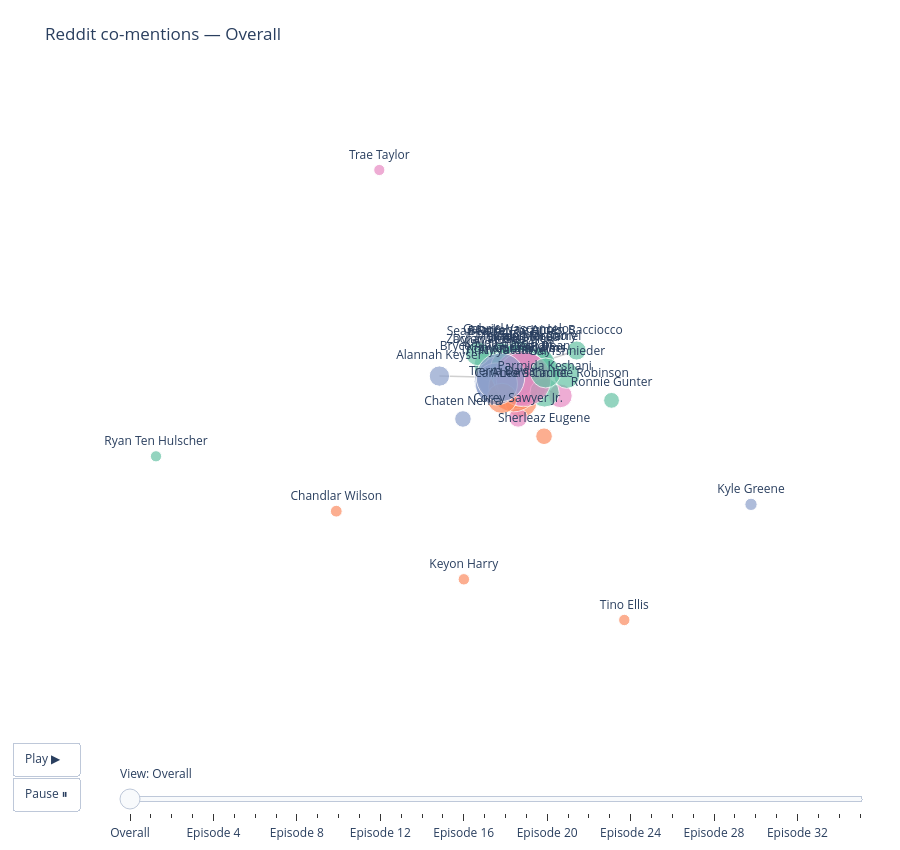

Notebook code cell kept with this figure:
### Code cell
# Apply the dynamic bounds of the first view (Overall) to the base layout
base_x = get_padded_range(views[0][1].x)
base_y = get_padded_range(views[0][1].y)

fig.update_layout(
    title="Reddit co-mentions — Overall",
    showlegend=False,
    height=850,
    xaxis=dict(visible=False, range=base_x),
    yaxis=dict(visible=False, range=base_y),
    plot_bgcolor="white",
    margin=dict(t=80, b=100, l=30, r=30),
    # 1. Add the Play and Pause buttons
    updatemenus=[dict(
        type="buttons",
        showactive=False,
        y=-0.05,            # Position below the graph
        x=0.05,             # Position slightly from the left
        xanchor="right",
        yanchor="top",
        buttons=[
            dict(
                label="Play ▶",
                method="animate",
                args=[None, dict(frame=dict(duration=800, redraw=True), 
                                 transition=dict(duration=300),
                                 fromcurrent=True,
                                 mode="immediate")]
            ),
            dict(
                label="Pause ⏸",
                method="animate",
                args=[[None], dict(frame=dict(duration=0, redraw=False), 
                                   transition=dict(duration=0),
                                   mode="immediate")]
            )
        ]
    )],
    # 2. Update the slider to shift it slightly to the right, making room for the buttons
    sliders=[dict(
        currentvalue=dict(prefix="View: "),
        x=0.1,              # Shift slider right to make room for buttons
        y=-0.05,
        len=0.9,            # Slightly shorten the slider so it fits
        xanchor="left",
        yanchor="top",
        steps=[
            dict(
                label=label,
                method="animate",
                args=[
                    [label],
                    dict(mode="immediate", frame=dict(duration=0, redraw=True), transition=dict(duration=0))
                ]
            ) for label, _, _ in views
        ]
    )]
)

fig.write_html(fig_dir / "co_mention_network.html", include_plotlyjs=True)
fig.show()

### Figure 1 — Plotly figure (JSON) as saved in the notebook; plotly's stock layout.template omitted (floating-point values rounded to 4 significant figures; data arrays with more than 128 entries replaced by an {"elided": "..."} marker saying what was removed)
{"data": [{"hoverinfo": "skip", "line": {"color": "rgba(100,100,100,0.3)", "width": 1.5}, "mode": "lines", "type": "scatter", "x": {"elided": "318 float values"}, "y": {"elided": "318 float values"}}, {"hoverinfo": "text", "hovertext": ["Melanie Moreno ↔ Sincere Rhea<br>Shared comments: 10616", "Aniya Harvey ↔ Kuman Chandler<br>Shared comments: 6427", "Kayda Bosse ↔ Zacharias Georgiou<br>Shared comments: 6277", "Bryce Alakai Dettloff ↔ Trinity Tatum<br>Shared comments: 5737", "Bryce Alakai Dettloff ↔ Zacharias Georgiou<br>Shared comments: 3449", "Corbin Mims ↔ Mackenzie Annis<br>Shared comments: 3228", "Aniya Harvey ↔ Carl Lee Schmidt<br>Shared comments: 2934", "Mackenzie Annis ↔ Melanie Moreno<br>Shared comments: 2876", "Aniya Harvey ↔ Melanie Moreno<br>Shared comments: 2694", "Kuman Chandler ↔ Sincere Rhea<br>Shared comments: 2483", "Kuman Chandler ↔ Tierra Davis<br>Shared comments: 2402", "Kayda Bosse ↔ Melanie Moreno<br>Shared comments: 2227", "Corbin Mims ↔ Parmida Keshani<br>Shared comments: 2184", "Aniya Harvey ↔ Sincere Rhea<br>Shared comments: 2135", "Mackenzie Annis ↔ Sincere Rhea<br>Shared comments: 2089", "Dylan Wrona ↔ Mackenzie Annis<br>Shared comments: 2075", "Sincere Rhea ↔ Zacharias Georgiou<br>Shared comments: 2040", "Corbin Mims ↔ Kuman Chandler<br>Shared comments: 1959", "Mackenzie Annis ↔ Zacharias Georgiou<br>Shared comments: 1830", "Trinity Tatum ↔ Zacharias Georgiou<br>Shared comments: 1819", "Kuman Chandler ↔ Zacharias Georgiou<br>Shared comments: 1792", "Kayda Bosse ↔ Trinity Tatum<br>Shared comments: 1722", "Kuman Chandler ↔ Melanie Moreno<br>Shared comments: 1695", "Aniya Harvey ↔ Trinity Tatum<br>Shared comments: 1616", "Bryce Alakai Dettloff ↔ Kayda Bosse<br>Shared comments: 1531", "Corbin Mims ↔ Melanie Moreno<br>Shared comments: 1514", "Kayda Bosse ↔ Sincere Rhea<br>Shared comments: 1446", "Sincere Rhea ↔ Sol Dean<br>Shared comments: 1430", "Corbin Mims ↔ Sincere Rhea<br>Shared comments: 1408", "Melanie Moreno ↔ Zacharias Georgiou<br>Shared comments: 1383", "Jennifer Terry ↔ Mackenzie Annis<br>Shared comments: 1380", "Aniya Harvey ↔ Kayda Bosse<br>Shared comments: 1376", "Beatriz Hatz ↔ Melanie Moreno<br>Shared comments: 1302", "Kayda Bosse ↔ Mackenzie Annis<br>Shared comments: 1289", "Bryce Alakai Dettloff ↔ Sincere Rhea<br>Shared comments: 1286", "Melanie Moreno ↔ Trinity Tatum<br>Shared comments: 1281", "Kuman Chandler ↔ Trinity Tatum<br>Shared comments: 1268", "Kuman Chandler ↔ Mackenzie Annis<br>Shared comments: 1241", "Kayda Bosse ↔ Kuman Chandler<br>Shared comments: 1226", "Aniya Harvey ↔ Zacharias Georgiou<br>Shared comments: 1156", "Aniya Harvey ↔ Mackenzie Annis<br>Shared comments: 1147", "Bryce Alakai Dettloff ↔ Kuman Chandler<br>Shared comments: 1140", "Gal Tshnieder ↔ Jennifer Terry<br>Shared comments: 1114", "Gabriel Vasconcelos ↔ Jennifer Terry<br>Shared comments: 1067", "Carl Lee Schmidt ↔ Kuman Chandler<br>Shared comments: 1046", "Sincere Rhea ↔ Trinity Tatum<br>Shared comments: 1040", "Beatriz Hatz ↔ Gabriel Vasconcelos<br>Shared comments: 1028", "Caleb McDaniel ↔ Mackenzie Annis<br>Shared comments: 1002", "Aniya Harvey ↔ Bryce Alakai Dettloff<br>Shared comments: 978", "Caleb McDaniel ↔ Sol Dean<br>Shared comments: 955", "Mackenzie Annis ↔ Trinity Tatum<br>Shared comments: 929", "Bryce Alakai Dettloff ↔ Melanie Moreno<br>Shared comments: 920", "Melanie Moreno ↔ Sol Dean<br>Shared comments: 875", "Kuman Chandler ↔ Sol Dean<br>Shared comments: 859", "Corbin Mims ↔ Zacharias Georgiou<br>Shared comments: 817", "Bryce Alakai Dettloff ↔ Mackenzie Annis<br>Shared comments: 803", "Gabriel Vasconcelos ↔ Mackenzie Annis<br>Shared comments: 800", "Amora Cacheé Robinson ↔ Sincere Rhea<br>Shared comments: 777", "Beatriz Hatz ↔ Mackenzie Annis<br>Shared comments: 746", "Aniya Harvey ↔ Tierra Davis<br>Shared comments: 741", "Caleb McDaniel ↔ Corbin Mims<br>Shared comments: 732", "Gal Tshnieder ↔ Mackenzie Annis<br>Shared comments: 707", "Mackenzie Annis ↔ Sean Reifel<br>Shared comments: 697", "Aniya Harvey ↔ Corbin Mims<br>Shared comments: 695", "Jennifer Terry ↔ Sincere Rhea<br>Shared comments: 668", "Aniya Harvey ↔ Sol Dean<br>Shared comments: 590", "Mackenzie Annis ↔ Sol Dean<br>Shared comments: 569", "Mackenzie Annis ↔ Parmida Keshani<br>Shared comments: 564", "Gabriel Vasconcelos ↔ Melanie Moreno<br>Shared comments: 553", "Jennifer Terry ↔ Melanie Moreno<br>Shared comments: 547", "Gabriel Vasconcelos ↔ Sincere Rhea<br>Shared comments: 543", "Tierra Davis ↔ Trinity Tatum<br>Shared comments: 535", "Caleb McDaniel ↔ Jaiden Bacciocco<br>Shared comments: 525", "Caleb McDaniel ↔ Zacharias Georgiou<br>Shared comments: 514", "Caleb McDaniel ↔ Melanie Moreno<br>Shared comments: 509", "Caleb McDaniel ↔ Jennifer Terry<br>Shared comments: 493", "Kayda Bosse ↔ Tierra Davis<br>Shared comments: 491", "Corbin Mims ↔ Kayda Bosse<br>Shared comments: 483", "Parmida Keshani ↔ Tierra Davis<br>Shared comments: 471", "Beatriz Hatz ↔ Sincere Rhea<br>Shared comments: 471", "Caleb McDaniel ↔ Sincere Rhea<br>Shared comments: 470", "Amora Cacheé Robinson ↔ Melanie Moreno<br>Shared comments: 456", "Tierra Davis ↔ Zacharias Georgiou<br>Shared comments: 455", "Caleb McDaniel ↔ Kayda Bosse<br>Shared comments: 454", "Carl Lee Schmidt ↔ Sincere Rhea<br>Shared comments: 452", "Beatriz Hatz ↔ Sean Reifel<br>Shared comments: 447", "Alannah Keyser ↔ Zacharias Georgiou<br>Shared comments: 446", "Bryce Alakai Dettloff ↔ Corbin Mims<br>Shared comments: 438", "Sincere Rhea ↔ Tierra Davis<br>Shared comments: 438", "Dylan Wrona ↔ Sincere Rhea<br>Shared comments: 429", "Beatriz Hatz ↔ Trinity Tatum<br>Shared comments: 426", "Melanie Moreno ↔ Tierra Davis<br>Shared comments: 422", "Carl Lee Schmidt ↔ Melanie Moreno<br>Shared comments: 419", "Bryce Alakai Dettloff ↔ Carl Lee Schmidt<br>Shared comments: 416", "Corbin Mims ↔ Trinity Tatum<br>Shared comments: 414", "Gabriel Vasconcelos ↔ Zacharias Georgiou<br>Shared comments: 406", "Dylan Wrona ↔ Zacharias Georgiou<br>Shared comments: 405", "Jennifer Terry ↔ Sol Dean<br>Shared comments: 381", "Gabriel Vasconcelos ↔ Sol Dean<br>Shared comments: 381", "Jennifer Terry ↔ Kayda Bosse<br>Shared comments: 379", "Jennifer Terry ↔ Zacharias Georgiou<br>Shared comments: 378", "Corbin Mims ↔ Sol Dean<br>Shared comments: 373", "Corey Sawyer Jr. ↔ Melanie Moreno<br>Shared comments: 370", "Carl Lee Schmidt ↔ Trinity Tatum<br>Shared comments: 358", "Corbin Mims ↔ Jennifer Terry<br>Shared comments: 357", "Melanie Moreno ↔ Parmida Keshani<br>Shared comments: 355"], "marker": {"color": "rgba(0,0,0,0)", "size": 15}, "mode": "markers", "type": "scatter", "x": [0.03603, 0.01512, -0.02132, -0.03012, -0.02498, 0.03778, 0.0248, 0.02649, 0.02491, 0.02625, -0.00125, 0.005028, 0.07416, 0.02797, 0.02954, -0.01504, 0.00969, 0.03448, 0.0001441, -0.02485, -0.003152, -0.02646, 0.02319, -0.006576, -0.02659, 0.04427, 0.008084, 0.06737, 0.04732, 0.006635, 0.04952, -0.003039, 0.008055, -0.001463, 0.004419, 0.001491, -0.008296, 0.0167, -0.004759, -0.001432, 0.01842, -0.008424, 0.1141, 0.05309, 0.02308, 0.004547, 0.005141, 0.04794, -0.006704, 0.08577, -0.004999, 0.001363, 0.06431, 0.05453, 0.01792, -0.005128, 0.02357, 0.08605, 0.001565, 0.0004705, 0.06572, 0.08458, -0.02913, 0.0362, 0.05906, 0.05625, 0.05782, 0.05638, 0.03006, 0.05601, 0.03312, -0.02295, 0.1252, 0.02809, 0.05443, 0.07746, -0.01941, 0.01632, 0.03843, 0.01111, 0.05749, 0.08299, -0.01781, 0.02648, 0.03593, -0.04756, -0.09757, 0.01265, 0.01159, -0.005496, -0.02343, 0.008538, 0.03287, 0.001254, 0.01278, 0.00372, -0.0349, 0.08734, 0.0614, 0.02806, 0.02967, 0.0756, 0.02917, 0.001382, 0.0673, 0.06287], "y": [0.0854, 0.04675, 0.08997, 0.06797, 0.08235, 0.1005, 0.0156, 0.1054, 0.06661, 0.06553, 0.02399, 0.08831, 0.05192, 0.06383, 0.1026, 0.1329, 0.08706, 0.06344, 0.107, 0.07711, 0.06997, 0.07559, 0.06831, 0.05389, 0.08083, 0.08331, 0.08553, 0.09678, 0.08053, 0.08984, 0.1351, 0.06675, 0.1341, 0.1055, 0.07791, 0.07546, 0.05559, 0.08552, 0.06844, 0.06827, 0.08382, 0.06082, 0.1238, 0.1682, 0.0173, 0.07267, 0.1844, 0.1387, 0.05913, 0.1328, 0.09266, 0.08069, 0.09956, 0.07969, 0.08497, 0.0979, 0.1557, 0.0465, 0.1513, 0.02229, 0.1166, 0.1113, 0.1591, 0.06175, 0.1151, 0.078, 0.1168, 0.074, 0.1385, 0.1179, 0.1357, 0.03113, 0.182, 0.1231, 0.1215, 0.1512, 0.04399, 0.08345, 0.01247, 0.1314, 0.1187, 0.04928, 0.04551, 0.1216, 0.03438, 0.1878, 0.09435, 0.07583, 0.04107, 0.1129, 0.1214, 0.04386, 0.03717, 0.02968, 0.07059, 0.1401, 0.1174, 0.1293, 0.1498, 0.118, 0.1196, 0.09469, 0.001431, 0.02444, 0.113, 0.05679]}, {"hoverinfo": "text", "hovertext": ["<b>Alannah Keyser</b><br>Comments (network): 1,250<br>Comments (sentiment): 1,250<br><br><b>Kalshi Prediction:</b> 1.0¢<br><br><b>Top emojis:</b> 😭 😂 🤣<br><b>Standout emojis:</b> NA<br><br><b>Audience Approval (LLM):</b> No<br><b>Sentiment:</b> Below Average (-1.11 z)<br><b>Toxicity:</b> Below Average (0.107)<br><br>Full-discussion weighted degree: 1189<br>Full-discussion top connections: Zacharias Georgiou (446); Kayda Bosse (305); Kuman Chandler (56)", "<b>Amora Cacheé Robinson</b><br>Comments (network): 2,177<br>Comments (sentiment): 2,177<br><br><b>Kalshi Prediction:</b> 1.0¢<br><br><b>Top emojis:</b> 😭 😂 🤣<br><b>Standout emojis:</b> 👀<br><br><b>Audience Approval (LLM):</b> Yes<br><b>Sentiment:</b> Above Average (+0.07 z)<br><b>Toxicity:</b> Below Average (0.127)<br><br>Full-discussion weighted degree: 3476<br>Full-discussion top connections: Sincere Rhea (777); Melanie Moreno (456); Gal Tshnieder (320)", "<b>Aniya Harvey</b><br>Comments (network): 16,788<br>Comments (sentiment): 16,793<br><br><b>Kalshi Prediction:</b> 5.1¢<br><br><b>Top emojis:</b> 😭 😂 🤣<br><b>Standout emojis:</b> 😣 🤏🏻 🩷<br><br><b>Audience Approval (LLM):</b> Yes<br><b>Sentiment:</b> Above Average (+0.11 z)<br><b>Toxicity:</b> Below Average (0.126)<br><br>Full-discussion weighted degree: 24789<br>Full-discussion top connections: Kuman Chandler (6427); Carl Lee Schmidt (2934); Melanie Moreno (2694)", "<b>Beatriz Hatz</b><br>Comments (network): 4,148<br>Comments (sentiment): 4,148<br><br><b>Kalshi Prediction:</b> 1.0¢<br><br><b>Top emojis:</b> 😭 😂 💀<br><b>Standout emojis:</b> 🥲 💔<br><br><b>Audience Approval (LLM):</b> Yes<br><b>Sentiment:</b> Above Average (+0.20 z)<br><b>Toxicity:</b> Below Average (0.098)<br><br>Full-discussion weighted degree: 6397<br>Full-discussion top connections: Melanie Moreno (1302); Gabriel Vasconcelos (1028); Mackenzie Annis (746)", "<b>Bryce Alakai Dettloff</b><br>Comments (network): 13,656<br>Comments (sentiment): 13,657<br><br><b>Kalshi Prediction:</b> 95.6¢<br><br><b>Top emojis:</b> 😭 😂 💀<br><b>Standout emojis:</b> 💛 🥹 💗<br><br><b>Audience Approval (LLM):</b> Yes<br><b>Sentiment:</b> Above Average (+0.89 z)<br><b>Toxicity:</b> Below Average (0.119)<br><br>Full-discussion weighted degree: 19236<br>Full-discussion top connections: Trinity Tatum (5737); Zacharias Georgiou (3449); Kayda Bosse (1531)", "<b>Caleb McDaniel</b><br>Comments (network): 5,167<br>Comments (sentiment): 5,167<br><br><b>Kalshi Prediction:</b> 1.0¢<br><br><b>Top emojis:</b> 😭 😂 🤣<br><b>Standout emojis:</b> 😢 😆<br><br><b>Audience Approval (LLM):</b> Yes<br><b>Sentiment:</b> Above Average (+0.10 z)<br><b>Toxicity:</b> Below Average (0.098)<br><br>Full-discussion weighted degree: 8022<br>Full-discussion top connections: Mackenzie Annis (1002); Sol Dean (955); Corbin Mims (732)", "<b>Carl Lee Schmidt</b><br>Comments (network): 5,741<br>Comments (sentiment): 5,742<br><br><b>Kalshi Prediction:</b> 4.5¢<br><br><b>Top emojis:</b> 😭 😂 🥹<br><b>Standout emojis:</b> 🗳️ 😛 🥵<br><br><b>Audience Approval (LLM):</b> Yes<br><b>Sentiment:</b> Above Average (+1.85 z)<br><b>Toxicity:</b> Below Average (0.104)<br><br>Full-discussion weighted degree: 8183<br>Full-discussion top connections: Aniya Harvey (2934); Kuman Chandler (1046); Sincere Rhea (452)", "<b>Chandlar Wilson</b><br>Comments (network): 38<br>Comments (sentiment): 38<br><br><b>Kalshi Prediction:</b> Unavailable<br><br><b>Top emojis:</b> 😭 💔 😢<br><b>Standout emojis:</b> NA<br><br><b>Audience Approval (LLM):</b> Yes<br><b>Sentiment:</b> Below Average (-1.76 z)<br><b>Toxicity:</b> Above Average (0.177)<br><br>Full-discussion weighted degree: 34<br>Full-discussion top connections: Kuman Chandler (13); Aniya Harvey (5); Gal Tshnieder (3)", "<b>Chaten Nehra</b><br>Comments (network): 502<br>Comments (sentiment): 503<br><br><b>Kalshi Prediction:</b> 1.0¢<br><br><b>Top emojis:</b> 😭 🤣 😂<br><b>Standout emojis:</b> 🤣<br><br><b>Audience Approval (LLM):</b> Yes<br><b>Sentiment:</b> Above Average (+1.72 z)<br><b>Toxicity:</b> Below Average (0.107)<br><br>Full-discussion weighted degree: 856<br>Full-discussion top connections: Kayda Bosse (225); Zacharias Georgiou (155); Carl Lee Schmidt (54)", "<b>Corbin Mims</b><br>Comments (network): 10,266<br>Comments (sentiment): 10,266<br><br><b>Kalshi Prediction:</b> 1.0¢<br><br><b>Top emojis:</b> 😭 😂 🤣<br><b>Standout emojis:</b> 🤖 🍅 🤡<br><br><b>Audience Approval (LLM):</b> No<br><b>Sentiment:</b> Below Average (-0.61 z)<br><b>Toxicity:</b> Above Average (0.169)<br><br>Full-discussion weighted degree: 16080<br>Full-discussion top connections: Mackenzie Annis (3228); Parmida Keshani (2184); Kuman Chandler (1959)", "<b>Corey Sawyer Jr.</b><br>Comments (network): 916<br>Comments (sentiment): 916<br><br><b>Kalshi Prediction:</b> 1.0¢<br><br><b>Top emojis:</b> 😭 💀 😂<br><b>Standout emojis:</b> NA<br><br><b>Audience Approval (LLM):</b> Unclear<br><b>Sentiment:</b> Above Average (+0.46 z)<br><b>Toxicity:</b> Below Average (0.129)<br><br>Full-discussion weighted degree: 1784<br>Full-discussion top connections: Melanie Moreno (370); Sincere Rhea (256); Trinity Tatum (176)", "<b>Dylan Wrona</b><br>Comments (network): 4,444<br>Comments (sentiment): 4,444<br><br><b>Kalshi Prediction:</b> 1.0¢<br><br><b>Top emojis:</b> 😭 😂 💀<br><b>Standout emojis:</b> 😒<br><br><b>Audience Approval (LLM):</b> No<br><b>Sentiment:</b> Below Average (-1.38 z)<br><b>Toxicity:</b> Above Average (0.157)<br><br>Full-discussion weighted degree: 5354<br>Full-discussion top connections: Mackenzie Annis (2075); Sincere Rhea (429); Zacharias Georgiou (405)", "<b>Gabriel Vasconcelos</b><br>Comments (network): 4,248<br>Comments (sentiment): 4,248<br><br><b>Kalshi Prediction:</b> 1.0¢<br><br><b>Top emojis:</b> 😭 😂 💀<br><b>Standout emojis:</b> NA<br><br><b>Audience Approval (LLM):</b> Yes<br><b>Sentiment:</b> Below Average (-0.49 z)<br><b>Toxicity:</b> Above Average (0.138)<br><br>Full-discussion weighted degree: 7215<br>Full-discussion top connections: Jennifer Terry (1067); Beatriz Hatz (1028); Mackenzie Annis (800)", "<b>Gal Tshnieder</b><br>Comments (network): 2,948<br>Comments (sentiment): 2,948<br><br><b>Kalshi Prediction:</b> 1.0¢<br><br><b>Top emojis:</b> 😭 😂 🤣<br><b>Standout emojis:</b> NA<br><br><b>Audience Approval (LLM):</b> No<br><b>Sentiment:</b> Below Average (-1.25 z)<br><b>Toxicity:</b> Above Average (0.144)<br><br>Full-discussion weighted degree: 3917<br>Full-discussion top connections: Jennifer Terry (1114); Mackenzie Annis (707); Amora Cacheé Robinson (320)", "<b>Jaiden Bacciocco</b><br>Comments (network): 986<br>Comments (sentiment): 986<br><br><b>Kalshi Prediction:</b> 1.0¢<br><br><b>Top emojis:</b> 😭 😂 💀<br><b>Standout emojis:</b> 💀<br><br><b>Audience Approval (LLM):</b> Yes<br><b>Sentiment:</b> Above Average (+0.04 z)<br><b>Toxicity:</b> Below Average (0.072)<br><br>Full-discussion weighted degree: 1534<br>Full-discussion top connections: Caleb McDaniel (525); Gal Tshnieder (117); Jennifer Terry (110)", "<b>Jennifer Terry</b><br>Comments (network): 5,804<br>Comments (sentiment): 5,804<br><br><b>Kalshi Prediction:</b> 1.0¢<br><br><b>Top emojis:</b> 😭 😂 🤣<br><b>Standout emojis:</b> 👏<br><br><b>Audience Approval (LLM):</b> Yes<br><b>Sentiment:</b> Below Average (-0.06 z)<br><b>Toxicity:</b> Below Average (0.112)<br><br>Full-discussion weighted degree: 9063<br>Full-discussion top connections: Mackenzie Annis (1380); Gal Tshnieder (1114); Gabriel Vasconcelos (1067)", "<b>Kayda Bosse</b><br>Comments (network): 12,913<br>Comments (sentiment): 12,913<br><br><b>Kalshi Prediction:</b> 1.2¢<br><br><b>Top emojis:</b> 😭 😂 🤣<br><b>Standout emojis:</b> 🗣️ 😔<br><br><b>Audience Approval (LLM):</b> Yes<br><b>Sentiment:</b> Below Average (-0.45 z)<br><b>Toxicity:</b> Below Average (0.125)<br><br>Full-discussion weighted degree: 21580<br>Full-discussion top connections: Zacharias Georgiou (6277); Melanie Moreno (2227); Trinity Tatum (1722)", "<b>Keyon Harry</b><br>Comments (network): 24<br>Comments (sentiment): 24<br><br><b>Kalshi Prediction:</b> Unavailable<br><br><b>Top emojis:</b> 💔 😂 😩<br><b>Standout emojis:</b> NA<br><br><b>Audience Approval (LLM):</b> Yes<br><b>Sentiment:</b> Above Average (+0.64 z)<br><b>Toxicity:</b> Above Average (0.184)<br><br>Full-discussion weighted degree: 25<br>Full-discussion top connections: Aniya Harvey (7); Kuman Chandler (4); Tino Ellis (4)", "<b>Kuman Chandler</b><br>Comments (network): 18,034<br>Comments (sentiment): 18,048<br><br><b>Kalshi Prediction:</b> 1.0¢<br><br><b>Top emojis:</b> 😭 😂 🤣<br><b>Standout emojis:</b> 📈 ‼️ 🙂↕️<br><br><b>Audience Approval (LLM):</b> No<br><b>Sentiment:</b> Below Average (-0.91 z)<br><b>Toxicity:</b> Above Average (0.170)<br><br>Full-discussion weighted degree: 26083<br>Full-discussion top connections: Aniya Harvey (6427); Sincere Rhea (2483); Tierra Davis (2402)", "<b>Kyle Greene</b><br>Comments (network): 62<br>Comments (sentiment): 62<br><br><b>Kalshi Prediction:</b> Unavailable<br><br><b>Top emojis:</b> 😭 💀 😆<br><b>Standout emojis:</b> NA<br><br><b>Audience Approval (LLM):</b> No<br><b>Sentiment:</b> Below Average (-0.17 z)<br><b>Toxicity:</b> Below Average (0.116)<br><br>Full-discussion weighted degree: 24<br>Full-discussion top connections: Trinity Tatum (4); Bryce Alakai Dettloff (3); Aniya Harvey (2)", "<b>Mackenzie Annis</b><br>Comments (network): 20,217<br>Comments (sentiment): 20,219<br><br><b>Kalshi Prediction:</b> 1.0¢<br><br><b>Top emojis:</b> 😭 😂 🤣<br><b>Standout emojis:</b> ✨ 😹 👏🏻<br><br><b>Audience Approval (LLM):</b> Unclear<br><b>Sentiment:</b> Below Average (-0.56 z)<br><b>Toxicity:</b> Above Average (0.134)<br><br>Full-discussion weighted degree: 24847<br>Full-discussion top connections: Corbin Mims (3228); Melanie Moreno (2876); Sincere Rhea (2089)", "<b>Melanie Moreno</b><br>Comments (network): 23,557<br>Comments (sentiment): 23,557<br><br><b>Kalshi Prediction:</b> 1.8¢<br><br><b>Top emojis:</b> 😭 😂 🤣<br><b>Standout emojis:</b> 🚨 🤦♀️ 👏<br><br><b>Audience Approval (LLM):</b> Yes<br><b>Sentiment:</b> Below Average (-0.73 z)<br><b>Toxicity:</b> Above Average (0.137)<br><br>Full-discussion weighted degree: 31861<br>Full-discussion top connections: Sincere Rhea (10616); Mackenzie Annis (2876); Aniya Harvey (2694)", "<b>Parmida Keshani</b><br>Comments (network): 4,322<br>Comments (sentiment): 4,322<br><br><b>Kalshi Prediction:</b> 1.0¢<br><br><b>Top emojis:</b> 😭 😂 🤣<br><b>Standout emojis:</b> 🍅<br><br><b>Audience Approval (LLM):</b> No<br><b>Sentiment:</b> Below Average (-0.36 z)<br><b>Toxicity:</b> Above Average (0.164)<br><br>Full-discussion weighted degree: 5681<br>Full-discussion top connections: Corbin Mims (2184); Mackenzie Annis (564); Tierra Davis (471)", "<b>Ronnie Gunter</b><br>Comments (network): 395<br>Comments (sentiment): 395<br><br><b>Kalshi Prediction:</b> 1.0¢<br><br><b>Top emojis:</b> 😭 💀 😂<br><b>Standout emojis:</b> NA<br><br><b>Audience Approval (LLM):</b> Yes<br><b>Sentiment:</b> Above Average (+1.18 z)<br><b>Toxicity:</b> Below Average (0.104)<br><br>Full-discussion weighted degree: 585<br>Full-discussion top connections: Jennifer Terry (118); Gal Tshnieder (59); Melanie Moreno (53)", "<b>Ryan Ten Hulscher</b><br>Comments (network): 18<br>Comments (sentiment): 18<br><br><b>Kalshi Prediction:</b> Unavailable<br><br><b>Top emojis:</b> 😭 🥵<br><b>Standout emojis:</b> NA<br><br><b>Audience Approval (LLM):</b> Yes<br><b>Sentiment:</b> Above Average (+2.37 z)<br><b>Toxicity:</b> Below Average (0.023)<br><br>Full-discussion weighted degree: 15<br>Full-discussion top connections: Mackenzie Annis (4); Chandlar Wilson (3); Dylan Wrona (3)", "<b>Sean Reifel</b><br>Comments (network): 2,259<br>Comments (sentiment): 2,259<br><br><b>Kalshi Prediction:</b> 1.0¢<br><br><b>Top emojis:</b> 😭 😂 💀<br><b>Standout emojis:</b> NA<br><br><b>Audience Approval (LLM):</b> Yes<br><b>Sentiment:</b> Above Average (+0.42 z)<br><b>Toxicity:</b> Below Average (0.089)<br><br>Full-discussion weighted degree: 3127<br>Full-discussion top connections: Mackenzie Annis (697); Beatriz Hatz (447); Trinity Tatum (251)", "<b>Sherleaz Eugene</b><br>Comments (network): 514<br>Comments (sentiment): 514<br><br><b>Kalshi Prediction:</b> 1.0¢<br><br><b>Top emojis:</b> 😭 😂 🤣<br><b>Standout emojis:</b> NA<br><br><b>Audience Approval (LLM):</b> Unclear<br><b>Sentiment:</b> Above Average (+0.36 z)<br><b>Toxicity:</b> Below Average (0.108)<br><br>Full-discussion weighted degree: 707<br>Full-discussion top connections: Kuman Chandler (103); Amora Cacheé Robinson (93); Bryce Alakai Dettloff (78)", "<b>Sincere Rhea</b><br>Comments (network): 23,188<br>Comments (sentiment): 23,189<br><br><b>Kalshi Prediction:</b> 2.0¢<br><br><b>Top emojis:</b> 😭 😂 💀<br><b>Standout emojis:</b> 🤬 🚩 🌚<br><br><b>Audience Approval (LLM):</b> No<br><b>Sentiment:</b> Below Average (-1.40 z)<br><b>Toxicity:</b> Above Average (0.168)<br><br>Full-discussion weighted degree: 31363<br>Full-discussion top connections: Melanie Moreno (10616); Kuman Chandler (2483); Aniya Harvey (2135)", "<b>Sol Dean</b><br>Comments (network): 4,678<br>Comments (sentiment): 4,679<br><br><b>Kalshi Prediction:</b> 1.0¢<br><br><b>Top emojis:</b> 😭 😂 💀<br><b>Standout emojis:</b> 🫣 💔<br><br><b>Audience Approval (LLM):</b> Yes<br><b>Sentiment:</b> Below Average (-0.78 z)<br><b>Toxicity:</b> Above Average (0.138)<br><br>Full-discussion weighted degree: 7951<br>Full-discussion top connections: Sincere Rhea (1430); Caleb McDaniel (955); Melanie Moreno (875)", "<b>Tierra Davis</b><br>Comments (network): 4,765<br>Comments (sentiment): 4,768<br><br><b>Kalshi Prediction:</b> 1.0¢<br><br><b>Top emojis:</b> 😭 😂 🤣<br><b>Standout emojis:</b> 🤨 🥰 😬<br><br><b>Audience Approval (LLM):</b> No<br><b>Sentiment:</b> Above Average (+0.00 z)<br><b>Toxicity:</b> Above Average (0.149)<br><br>Full-discussion weighted degree: 7772<br>Full-discussion top connections: Kuman Chandler (2402); Aniya Harvey (741); Trinity Tatum (535)", "<b>Tino Ellis</b><br>Comments (network): 22<br>Comments (sentiment): 22<br><br><b>Kalshi Prediction:</b> Unavailable<br><br><b>Top emojis:</b> 👀 😩 ☹️<br><b>Standout emojis:</b> NA<br><br><b>Audience Approval (LLM):</b> Yes<br><b>Sentiment:</b> Above Average (+0.80 z)<br><b>Toxicity:</b> Above Average (0.201)<br><br>Full-discussion weighted degree: 16<br>Full-discussion top connections: Keyon Harry (4); Gal Tshnieder (3); Chaten Nehra (2)", "<b>Trae Taylor</b><br>Comments (network): 17<br>Comments (sentiment): 17<br><br><b>Kalshi Prediction:</b> Unavailable<br><br><b>Top emojis:</b> 😭<br><b>Standout emojis:</b> NA<br><br><b>Audience Approval (LLM):</b> No<br><b>Sentiment:</b> Above Average (+0.16 z)<br><b>Toxicity:</b> Above Average (0.242)<br><br>Full-discussion weighted degree: 11<br>Full-discussion top connections: Mackenzie Annis (3); Melanie Moreno (2); Sincere Rhea (2)", "<b>Trinity Tatum</b><br>Comments (network): 11,946<br>Comments (sentiment): 11,946<br><br><b>Kalshi Prediction:</b> 95.8¢<br><br><b>Top emojis:</b> 😭 😂 🥹<br><b>Standout emojis:</b> 💖 💛 💗<br><br><b>Audience Approval (LLM):</b> Yes<br><b>Sentiment:</b> Above Average (+1.89 z)<br><b>Toxicity:</b> Below Average (0.106)<br><br>Full-discussion weighted degree: 19255<br>Full-discussion top connections: Bryce Alakai Dettloff (5737); Zacharias Georgiou (1819); Kayda Bosse (1722)", "<b>Zacharias Georgiou</b><br>Comments (network): 17,350<br>Comments (sentiment): 17,351<br><br><b>Kalshi Prediction:</b> 1.7¢<br><br><b>Top emojis:</b> 😭 😂 💀<br><b>Standout emojis:</b> 😤 🤮 😑<br><br><b>Audience Approval (LLM):</b> No<br><b>Sentiment:</b> Below Average (-1.25 z)<br><b>Toxicity:</b> Above Average (0.160)<br><br>Full-discussion weighted degree: 25010<br>Full-discussion top connections: Kayda Bosse (6277); Bryce Alakai Dettloff (3449); Sincere Rhea (2040)"], "marker": {"color": ["rgb(141,160,203)", "rgb(231,138,195)", "rgb(252,141,98)", "rgb(102,194,165)", "rgb(141,160,203)", "rgb(102,194,165)", "rgb(252,141,98)", "rgb(252,141,98)", "rgb(141,160,203)", "rgb(102,194,165)", "rgb(231,138,195)", "rgb(102,194,165)", "rgb(102,194,165)", "rgb(102,194,165)", "rgb(102,194,165)", "rgb(102,194,165)", "rgb(141,160,203)", "rgb(252,141,98)", "rgb(252,141,98)", "rgb(141,160,203)", "rgb(102,194,165)", "rgb(231,138,195)", "rgb(102,194,165)", "rgb(102,194,165)", "rgb(102,194,165)", "rgb(102,194,165)", "rgb(252,141,98)", "rgb(231,138,195)", "rgb(102,194,165)", "rgb(252,141,98)", "rgb(252,141,98)", "rgb(231,138,195)", "rgb(141,160,203)", "rgb(141,160,203)"], "line": {"color": "white", "width": 1}, "size": [20.37, 23.68, 47.99, 28.88, 44.26, 31.08, 32.21, 11.81, 16.57, 39.71, 18.87, 29.55, 29.11, 25.92, 19.21, 32.34, 43.32, 11.44, 49.37, 12.31, 51.69, 55.0, 29.28, 15.83, 11.24, 23.94, 16.65, 54.65, 30.05, 30.24, 11.38, 11.21, 42.05, 48.62]}, "mode": "markers+text", "text": ["Alannah Keyser", "Amora Cacheé Robinson", "Aniya Harvey", "Beatriz Hatz", "Bryce Alakai Dettloff", "Caleb McDaniel", "Carl Lee Schmidt", "Chandlar Wilson", "Chaten Nehra", "Corbin Mims", "Corey Sawyer Jr.", "Dylan Wrona", "Gabriel Vasconcelos", "Gal Tshnieder", "Jaiden Bacciocco", "Jennifer Terry", "Kayda Bosse", "Keyon Harry", "Kuman Chandler", "Kyle Greene", "Mackenzie Annis", "Melanie Moreno", "Parmida Keshani", "Ronnie Gunter", "Ryan Ten Hulscher", "Sean Reifel", "Sherleaz Eugene", "Sincere Rhea", "Sol Dean", "Tierra Davis", "Tino Ellis", "Trae Taylor", "Trinity Tatum", "Zacharias Georgiou"], "textposition": "top center", "type": "scatter", "x": [-0.1754, 0.133, 0.01684, -0.01687, -0.03025, 0.07589, 0.03276, -0.4385, -0.1154, 0.05556, 0.02536, -0.05008, 0.02715, 0.1492, 0.1745, 0.07904, -0.02292, -0.1131, 0.0134, 0.6192, 0.02, 0.03298, 0.09275, 0.2635, -0.8982, -0.07825, 0.09137, 0.03909, 0.09565, -0.0159, 0.296, -0.3287, -0.03, -0.01971], "y": [0.0972, 0.01039, 0.04505, 0.1801, 0.07321, 0.1547, -0.01385, -0.4948, -0.09074, 0.07844, -0.08532, 0.1432, 0.1887, 0.09994, 0.2092, 0.1476, 0.08845, -0.7931, 0.04844, -0.4648, 0.1226, 0.08818, 0.0254, -0.009215, -0.2542, 0.1955, -0.1663, 0.08261, 0.1109, -0.0004687, -0.9714, 1.0, 0.06273, 0.0915]}], "layout": {"height": 850, "margin": {"b": 100, "l": 30, "r": 30, "t": 80}, "plot_bgcolor": "white", "showlegend": false, "sliders": [{"currentvalue": {"prefix": "View: "}, "len": 0.9, "steps": [{"args": [["Overall"], {"frame": {"duration": 0, "redraw": true}, "mode": "immediate", "transition": {"duration": 0}}], "label": "Overall", "method": "animate"}, {"args": [["Episode 1"], {"frame": {"duration": 0, "redraw": true}, "mode": "immediate", "transition": {"duration": 0}}], "label": "Episode 1", "method": "animate"}, {"args": [["Episode 2"], {"frame": {"duration": 0, "redraw": true}, "mode": "immediate", "transition": {"duration": 0}}], "label": "Episode 2", "method": "animate"}, {"args": [["Episode 3"], {"frame": {"duration": 0, "redraw": true}, "mode": "immediate", "transition": {"duration": 0}}], "label": "Episode 3", "method": "animate"}, {"args": [["Episode 4"], {"frame": {"duration": 0, "redraw": true}, "mode": "immediate", "transition": {"duration": 0}}], "label": "Episode 4", "method": "animate"}, {"args": [["Episode 5"], {"frame": {"duration": 0, "redraw": true}, "mode": "immediate", "transition": {"duration": 0}}], "label": "Episode 5", "method": "animate"}, {"args": [["Episode 6"], {"frame": {"duration": 0, "redraw": true}, "mode": "immediate", "transition": {"duration": 0}}], "label": "Episode 6", "method": "animate"}, {"args": [["Episode 7"], {"frame": {"duration": 0, "redraw": true}, "mode": "immediate", "transition": {"duration": 0}}], "label": "Episode 7", "method": "animate"}, {"args": [["Episode 8"], {"frame": {"duration": 0, "redraw": true}, "mode": "immediate", "transition": {"duration": 0}}], "label": "Episode 8", "method": "animate"}, {"args": [["Episode 9"], {"frame": {"duration": 0, "redraw": true}, "mode": "immediate", "transition": {"duration": 0}}], "label": "Episode 9", "method": "animate"}, {"args": [["Episode 10"], {"frame": {"duration": 0, "redraw": true}, "mode": "immediate", "transition": {"duration": 0}}], "label": "Episode 10", "method": "animate"}, {"args": [["Episode 11"], {"frame": {"duration": 0, "redraw": true}, "mode": "immediate", "transition": {"duration": 0}}], "label": "Episode 11", "method": "animate"}, {"args": [["Episode 12"], {"frame": {"duration": 0, "redraw": true}, "mode": "immediate", "transition": {"duration": 0}}], "label": "Episode 12", "method": "animate"}, {"args": [["Episode 13"], {"frame": {"duration": 0, "redraw": true}, "mode": "immediate", "transition": {"duration": 0}}], "label": "Episode 13", "method": "animate"}, {"args": [["Episode 14"], {"frame": {"duration": 0, "redraw": true}, "mode": "immediate", "transition": {"duration": 0}}], "label": "Episode 14", "method": "animate"}, {"args": [["Episode 15"], {"frame": {"duration": 0, "redraw": true}, "mode": "immediate", "transition": {"duration": 0}}], "label": "Episode 15", "method": "animate"}, {"args": [["Episode 16"], {"frame": {"duration": 0, "redraw": true}, "mode": "immediate", "transition": {"duration": 0}}], "label": "Episode 16", "method": "animate"}, {"args": [["Episode 17"], {"frame": {"duration": 0, "redraw": true}, "mode": "immediate", "transition": {"duration": 0}}], "label": "Episode 17", "method": "animate"}, {"args": [["Episode 18"], {"frame": {"duration": 0, "redraw": true}, "mode": "immediate", "transition": {"duration": 0}}], "label": "Episode 18", "method": "animate"}, {"args": [["Episode 19"], {"frame": {"duration": 0, "redraw": true}, "mode": "immediate", "transition": {"duration": 0}}], "label": "Episode 19", "method": "animate"}, {"args": [["Episode 20"], {"frame": {"duration": 0, "redraw": true}, "mode": "immediate", "transition": {"duration": 0}}], "label": "Episode 20", "method": "animate"}, {"args": [["Episode 21"], {"frame": {"duration": 0, "redraw": true}, "mode": "immediate", "transition": {"duration": 0}}], "label": "Episode 21", "method": "animate"}, {"args": [["Episode 22"], {"frame": {"duration": 0, "redraw": true}, "mode": "immediate", "transition": {"duration": 0}}], "label": "Episode 22", "method": "animate"}, {"args": [["Episode 23"], {"frame": {"duration": 0, "redraw": true}, "mode": "immediate", "transition": {"duration": 0}}], "label": "Episode 23", "method": "animate"}, {"args": [["Episode 24"], {"frame": {"duration": 0, "redraw": true}, "mode": "immediate", "transition": {"duration": 0}}], "label": "Episode 24", "method": "animate"}, {"args": [["Episode 25"], {"frame": {"duration": 0, "redraw": true}, "mode": "immediate", "transition": {"duration": 0}}], "label": "Episode 25", "method": "animate"}, {"args": [["Episode 26"], {"frame": {"duration": 0, "redraw": true}, "mode": "immediate", "transition": {"duration": 0}}], "label": "Episode 26", "method": "animate"}, {"args": [["Episode 27"], {"frame": {"duration": 0, "redraw": true}, "mode": "immediate", "transition": {"duration": 0}}], "label": "Episode 27", "method": "animate"}, {"args": [["Episode 28"], {"frame": {"duration": 0, "redraw": true}, "mode": "immediate", "transition": {"duration": 0}}], "label": "Episode 28", "method": "animate"}, {"args": [["Episode 29"], {"frame": {"duration": 0, "redraw": true}, "mode": "immediate", "transition": {"duration": 0}}], "label": "Episode 29", "method": "animate"}, {"args": [["Episode 30"], {"frame": {"duration": 0, "redraw": true}, "mode": "immediate", "transition": {"duration": 0}}], "label": "Episode 30", "method": "animate"}, {"args": [["Episode 31"], {"frame": {"duration": 0, "redraw": true}, "mode": "immediate", "transition": {"duration": 0}}], "label": "Episode 31", "method": "animate"}, {"args": [["Episode 32"], {"frame": {"duration": 0, "redraw": true}, "mode": "immediate", "transition": {"duration": 0}}], "label": "Episode 32", "method": "animate"}, {"args": [["Episode 33"], {"frame": {"duration": 0, "redraw": true}, "mode": "immediate", "transition": {"duration": 0}}], "label": "Episode 33", "method": "animate"}, {"args": [["Episode 34"], {"frame": {"duration": 0, "redraw": true}, "mode": "immediate", "transition": {"duration": 0}}], "label": "Episode 34", "method": "animate"}, {"args": [["Episode 35"], {"frame": {"duration": 0, "redraw": true}, "mode": "immediate", "transition": {"duration": 0}}], "label": "Episode 35", "method": "animate"}], "x": 0.1, "xanchor": "left", "y": -0.05, "yanchor": "top"}], "title": {"text": "Reddit co-mentions — Overall"}, "updatemenus": [{"buttons": [{"args": [null, {"frame": {"duration": 800, "redraw": true}, "fromcurrent": true, "mode": "immediate", "transition": {"duration": 300}}], "label": "Play ▶", "method": "animate"}, {"args": [[null], {"frame": {"duration": 0, "redraw": false}, "mode": "immediate", "transition": {"duration": 0}}], "label": "Pause ⏸", "method": "animate"}], "showactive": false, "type": "buttons", "x": 0.05, "xanchor": "right", "y": -0.05, "yanchor": "top"}], "xaxis": {"range": [-1.202, 0.9226], "visible": false}, "yaxis": {"range": [-1.366, 1.394], "visible": false}}}
